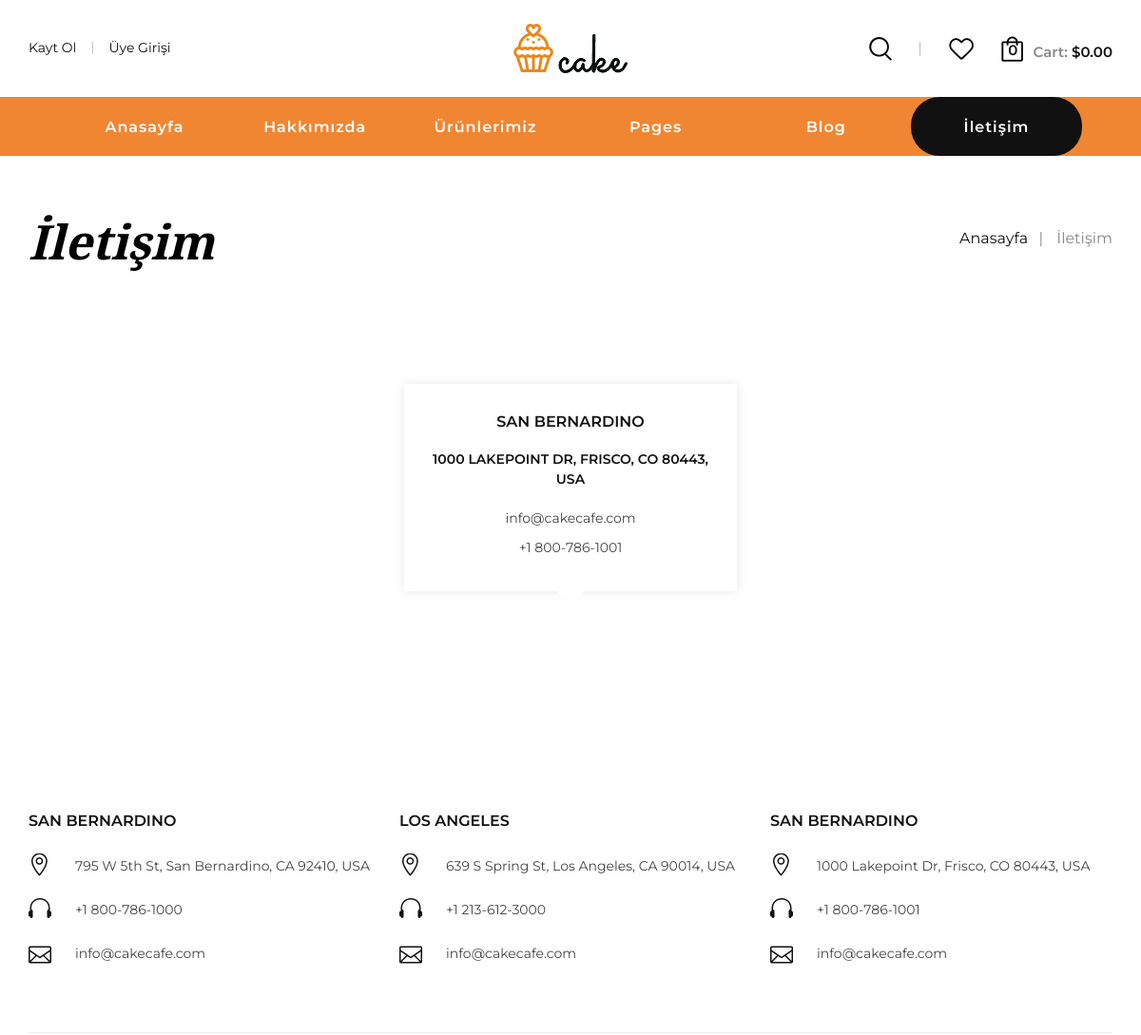
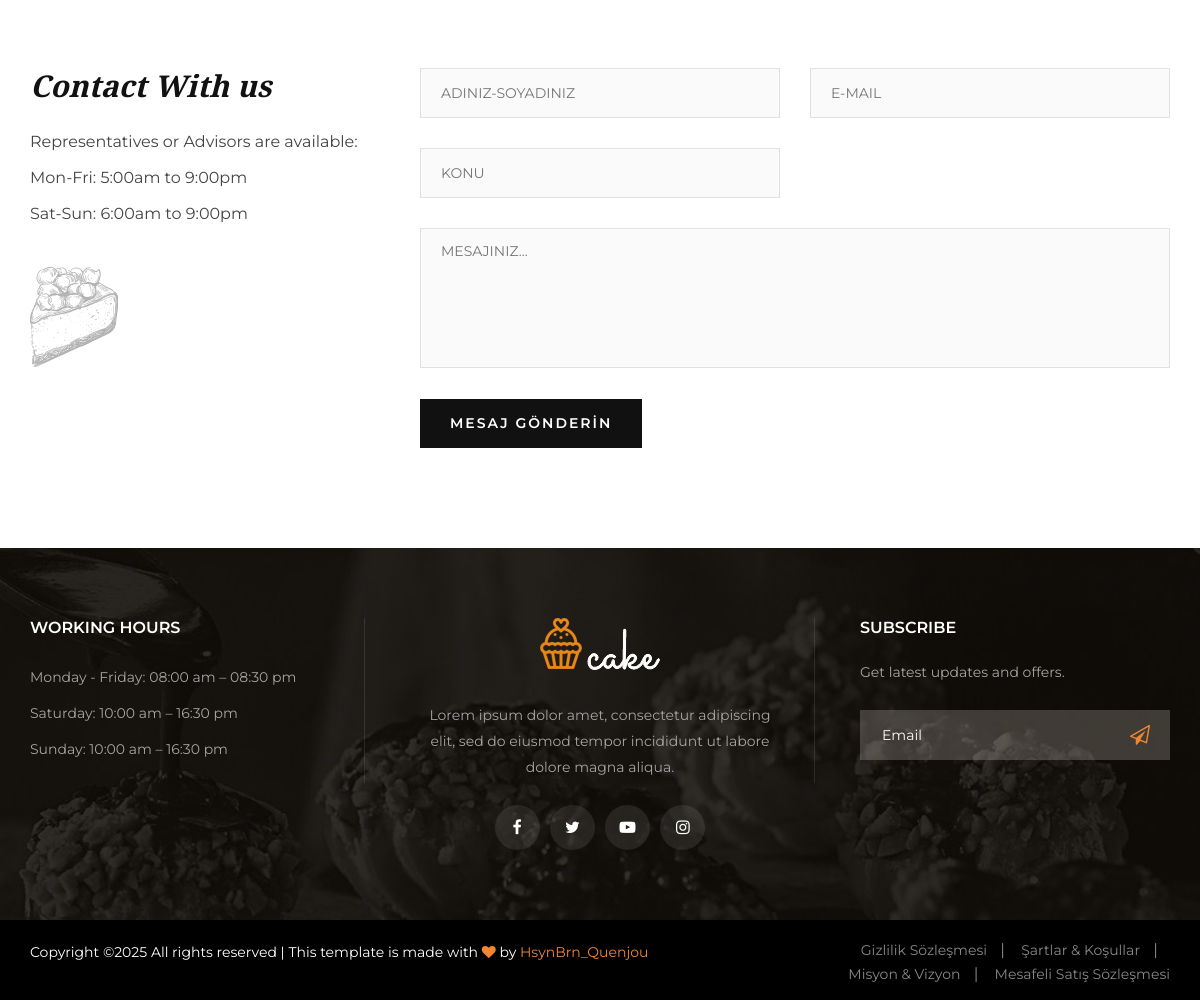
The app's page /index.php/pages/contact with its own data (2 pictures, top to bottom).
### tables this page shows
CREATE TABLE `ayarlar` (
  `id` int(11) NOT NULL,
  `site_baslik` varchar(300) DEFAULT NULL,
  `site_url` varchar(300) DEFAULT NULL,
  `site_admin_url` varchar(300) DEFAULT NULL,
  `site_logo` varchar(300) DEFAULT NULL,
  `site_favicon` varchar(300) DEFAULT NULL,
  `site_footer` text DEFAULT NULL,
  `site_gecerli_smtp` int(11) DEFAULT NULL,
  `site_gecerli_pos` int(11) DEFAULT NULL,
  `site_gecerli_sms` int(11) DEFAULT NULL,
  `smsbildirim` tinyint(1) NOT NULL DEFAULT 1 COMMENT '1 aktif 2 pasif',
  `mailbildirim` tinyint(1) NOT NULL DEFAULT 1 COMMENT '1 aktif 2 pasif',
  `adresbaslik1` text DEFAULT NULL,
  `adresbaslik2` text DEFAULT NULL,
  `adresbaslik3` text DEFAULT NULL,
  `adresdetay1` text DEFAULT NULL,
  `adresdetay2` text DEFAULT NULL,
  `adresdetay3` text DEFAULT NULL,
  `tel1` varchar(300) DEFAULT NULL,
  `tel2` varchar(300) DEFAULT NULL,
  `tel3` varchar(300) DEFAULT NULL,
  `whatsapp` varchar(300) DEFAULT NULL,
  `mail` varchar(300) DEFAULT NULL,
  `sliderresim1` varchar(300) DEFAULT NULL,
  `sliderresim2` varchar(300) DEFAULT NULL,
  `kucukresim1` varchar(300) DEFAULT NULL,
  `kucukresim2` varchar(300) DEFAULT NULL,
  `kucukresim3` varchar(300) DEFAULT NULL,
  `kucukresim4` varchar(300) DEFAULT NULL,
  `kucukresim5` varchar(300) DEFAULT NULL,
  `kucukresim6` varchar(300) DEFAULT NULL,
  `footersabitresim` varchar(300) DEFAULT NULL,
  `footerlogo` varchar(300) DEFAULT NULL COMMENT 'footer-logo.png',
  `slideryazi1` text DEFAULT NULL,
  `slideryazi2` text DEFAULT NULL,
  `sliderbuton1` varchar(300) DEFAULT NULL,
  `sliderbuton2` varchar(300) DEFAULT NULL
);

CREATE TABLE `sosyalmedyalar` (
  `sosid` int(11) NOT NULL,
  `sosikon` varchar(300) DEFAULT NULL,
  `sosbaslik` varchar(300) DEFAULT NULL,
  `soslink` varchar(300) DEFAULT NULL,
  `sostarih` timestamp NOT NULL DEFAULT current_timestamp(),
  `sosekleyen` varchar(300) DEFAULT NULL,
  `sosdurum` tinyint(4) NOT NULL DEFAULT 1 COMMENT '1 aktif 2 pasif'
);

CREATE TABLE `sayfalar` (
  `sayfaid` int(11) NOT NULL,
  `sayfaadi` varchar(300) DEFAULT NULL,
  `sayfasef` varchar(300) DEFAULT NULL,
  `sayfaicerik` longtext DEFAULT NULL,
  `sayfadurum` tinyint(1) NOT NULL DEFAULT 1 COMMENT '1 aktif 2 pasif',
  `sayfaekleyen` varchar(300) DEFAULT NULL,
  `sayfatarih` timestamp NOT NULL DEFAULT current_timestamp()
);

### application/controllers/Pages.php (called while the page is built, shortened)
<?php
class Pages extends CI_Controller{
    public function  contact(){
        $viewData = array(
            'setting' => $this->Common_model->get(['id'=>1], 'ayarlar'),
            'social' => $this->Common_model->getAll(['sosdurum'=>1], 'sosyalmedyalar'),
            'pages' => $this->Common_model->getAll(['sayfadurum'=>1], 'sayfalar'),
        );
        $this->load->view('default/contact_view', $viewData);
    }
}
?>

### index.php (called while the page is built, shortened)
<?php
require_once BASEPATH.'core/CodeIgniter.php';

### application/models/Common_model.php (called while the page is built, shortened)
<?php
class Common_model extends CI_Model {
    public function get($where, $table) {
        return $this->db->where($where)->get($table)->row();
    }
    public function getAll($where, $table)
    {
        return $this->db->where($where)->get($table)->result();
    }
}
?>

### application/views/default/contact_view.php (the view, shortened to what this page needs)
<?php $this->load->view('default/inc/header'); ?>
<body>
    <div class="breadcrumb-option">
        <div class="container">
            <div class="row">
                <div class="col-lg-6 col-md-6 col-sm-6">
                    <div class="breadcrumb__text">
                        <h2>İletişim</h2>
                    </div>
                </div>
                <div class="col-lg-6 col-md-6 col-sm-6">
                    <div class="breadcrumb__links">
                        <a href="index.php">Anasayfa</a>
                        <span>İletişim</span>
                    </div>
                </div>
            </div>
        </div>
    </div>
    <section class="contact spad">
        <div class="container">
            <div class="map">
                <div class="container">
                    <div class="row d-flex justify-content-center">
                        <div class="col-lg-4 col-md-7">
                            <div class="map__inner">
                                <h6><?php echo $setting->adresbaslik3; ?></h6>
                                <ul>
                                    <li><?php echo $setting->adresdetay3; ?></li>
                                    <li><?php echo $setting->mail; ?></li>
                                    <li><?php echo $setting->tel3; ?></li>
                                </ul>
                            </div>
                        </div>
                    </div>
                </div>
                <div class="map__iframe">
                </div>
            </div>
            <div class="contact__address">
                <div class="row">
                    <div class="col-lg-4 col-md-6 col-sm-6">
                        <div class="contact__address__item">
                            <h6><?php echo $setting->adresbaslik1; ?></h6>
                            <ul>
                                <li>
                                    <span class="icon_pin_alt"></span>
                                    <p><?php echo $setting->adresdetay1; ?></p>
                                </li>
                                <li><span class="icon_headphones"></span>
                                    <p><?php echo $setting->tel1; ?></p>
                                </li>
                                <li><span class="icon_mail_alt"></span>
                                    <p><?php echo $setting->mail; ?></p>
                                </li>
                            </ul>
                        </div>
                    </div>
                    <div class="col-lg-4 col-md-6 col-sm-6">
                        <div class="contact__address__item">
                            <h6><?php echo $setting->adresbaslik2; ?></h6>
                            <ul>
                                <li>
                                    <span class="icon_pin_alt"></span>
                                    <p><?php echo $setting->adresdetay2; ?></p>
                                </li>
                                <li><span class="icon_headphones"></span>
                                    <p><?php echo $setting->tel2; ?></p>
                                </li>
                                <li><span class="icon_mail_alt"></span>
                                    <p><?php echo $setting->mail; ?></p>
                                </li>
                            </ul>
                        </div>
                    </div>
                    <div class="col-lg-4 col-md-6 col-sm-6">
                        <div class="contact__address__item">
                            <h6><?php echo $setting->adresbaslik3; ?></h6>
                            <ul>
                                <li>
                                    <span class="icon_pin_alt"></span>
                                    <p><?php echo $setting->adresdetay3; ?></p>
                                </li>
                                <li><span class="icon_headphones"></span>
                                    <p><?php echo $setting->tel3; ?></p>
                                </li>
                                <li><span class="icon_mail_alt"></span>
                                    <p><?php echo $setting->mail; ?></p>
                                </li>
                            </ul>
                        </div>
                    </div>
                </div>
            </div>
            <div class="row">
                <div class="col-lg-4">
                    <div class="contact__text">
                        <h3>Contact With us</h3>
                        <ul>
                            <li>Representatives or Advisors are available:</li>
                            <li>Mon-Fri: 5:00am to 9:00pm</li>
                            <li>Sat-Sun: 6:00am to 9:00pm</li>
                        </ul>
                        <img src="<?php echo base_url('default/uploads/img/cake-piece.png'); ?>" alt="">
                    </div>
                </div>
                <div class="col-lg-8">
                    <div class="contact__form">
                        <form id="contact-form" onsubmit="return false;">
                            <div class="row">
                                <div class="col-lg-6">
                                    <input type="text" name="name" placeholder="ADINIZ-SOYADINIZ">
                                </div>
                                <div class="col-lg-6">
                                    <input type="email" name="email" placeholder="E-MAIL">
                                </div>
                                <div class="col-lg-6">
                                    <input type="text" name="subject" placeholder="KONU">
                                </div>
                                <div class="col-lg-12">
                                    <textarea placeholder="MESAJINIZ..."></textarea>
                                    <button type="submit" name="message" class="site-btn">MESAJ GÖNDERİN</button>
                                </div>
                            </div>
                        </form>
                    </div>
                </div>
            </div>
        </div>
    </section>
</body>
<?php $this->load->view('default/inc/footer'); ?>

### application/views/default/inc/footer.php (shortened to what this page needs)
<footer class="footer set-bg" data-setbg="<?php echo base_url('default/uploads/img/'.$setting->footersabitresim); ?>">
    <div class="container">
        <div class="row">
            <div class="col-lg-4 col-md-6 col-sm-6">
                <div class="footer__widget">
                    <h6>WORKING HOURS</h6>
                    <ul>
                        <li>Monday - Friday: 08:00 am – 08:30 pm</li>
                        <li>Saturday: 10:00 am – 16:30 pm</li>
                        <li>Sunday: 10:00 am – 16:30 pm</li>
                    </ul>
                </div>
            </div>
            <div class="col-lg-4 col-md-6 col-sm-6">
                <div class="footer__about">
                    <div class="footer__logo">
                        <a href="<?php echo base_url()?>"><img src="<?php echo base_url('default/uploads/img/'.$setting->footerlogo)?>" alt="<?php echo $setting->footerlogo?>"></a>
                    </div>
                    <p>Lorem ipsum dolor amet, consectetur adipiscing elit, sed do eiusmod tempor incididunt ut
                        labore dolore magna aliqua.</p>
                    <div class="footer__social">
                        <?php if($social) {
                            foreach ($social as $soc){
                                ?>
                                <a target="_blank" href="<?php echo $soc->soslink; ?>"><?php echo $soc->sosikon; ?></a>
                                <?php
                            }
                        }
                        ?>
                    </div>
                </div>
            </div>
            <div class="col-lg-4 col-md-6 col-sm-6">
                <div class="footer__newslatter">
                    <h6>Subscribe</h6>
                    <p>Get latest updates and offers.</p>
                    <form action="#">
                        <input type="text" placeholder="Email">
                        <button type="submit"><i class="fa fa-send-o"></i></button>
                    </form>
                </div>
            </div>
        </div>
    </div>
    <div class="copyright">
        <div class="container">
            <div class="row">
                <div class="col-md-8">
                    <p class="copyright__text text-white">
                        <?php echo $setting->site_footer; ?>
                    </p>
                </div>
                <div class="col-md-4">
                    <div class="copyright__widget">
                        <?php if($pages) { ?>
                        <ul>
                            <?php foreach ($pages as $page){ ?>
                                <li><a href="<?php echo base_url('pages/detail/'.$page->sayfasef); ?>"><?php echo $page->sayfaadi; ?></a></li>
                            <?php } ?>
                        </ul>
                        <?php } ?>
                    </div>
                </div>
            </div>
        </div>
    </div>
</footer>
</body>
</html>

### records on screen
ayarlar: adresbaslik3 "SAN BERNARDINO", adresdetay3 "1000 LAKEPOINT DR, FRISCO, CO 80443, USA", mail "info@cakecafe.com", tel3 "+1 800-786-1001", adresbaslik1 "SAN BERNARDINO", adresdetay1 "795 W 5th St, San Bernardino, CA 92410, USA", tel1 "+1 800-786-1000", adresbaslik2 "LOS ANGELES", adresdetay2 "639 S Spring St, Los Angeles, CA 90014, USA", tel2 "+1 213-612-3000", adresdetay3 "1000 Lakepoint Dr, Frisco, CO 80443, USA", footerlogo (picture), site_footer "Copyright © All rights reserved | This template is made with by HsynBrn_Quenjou"
sayfalar: sayfaadi "Gizlilik Sözleşmesi"
sayfalar: sayfaadi "Şartlar & Koşullar"
sayfalar: sayfaadi "Misyon & Vizyon"
sayfalar: sayfaadi "Mesafeli Satış Sözleşmesi"
